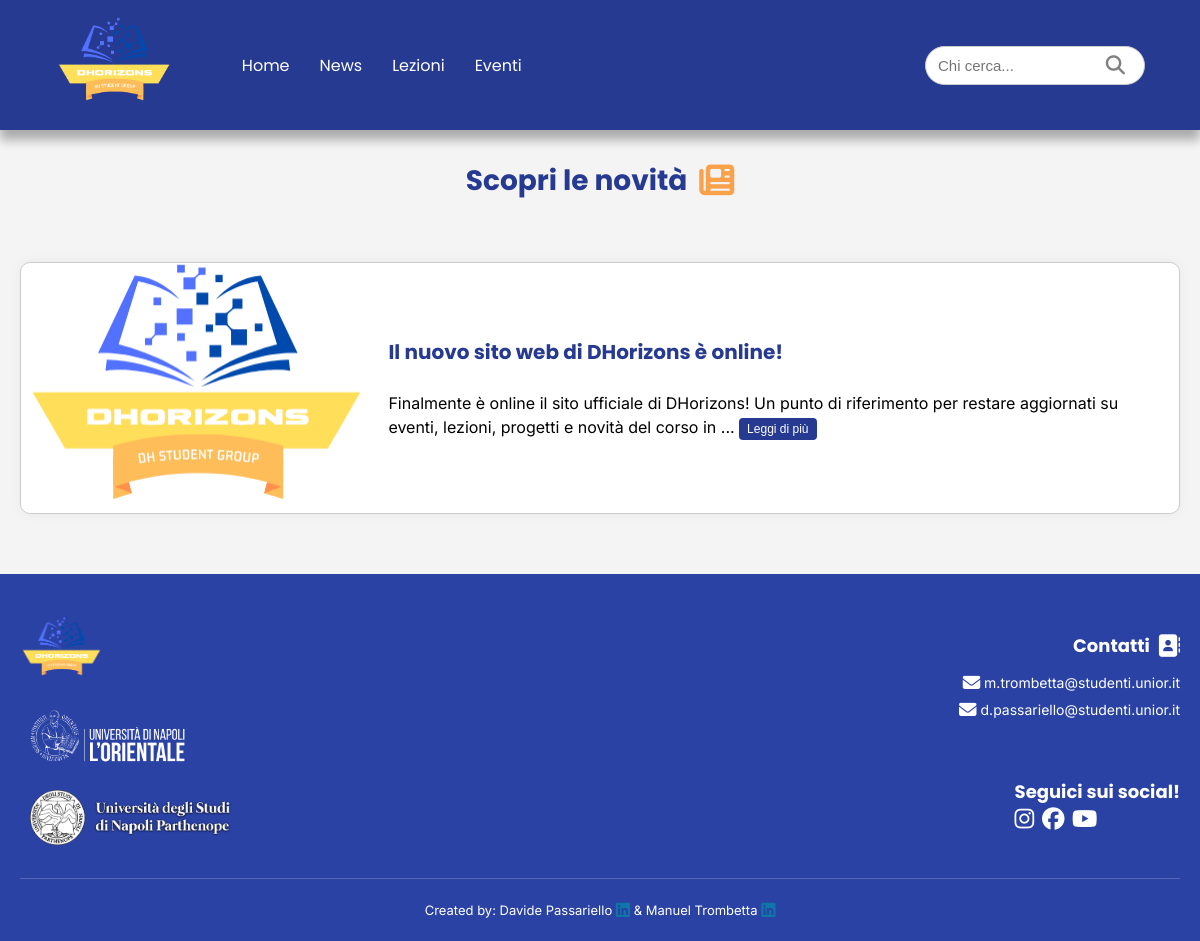
Page /post on the committed database.
### app.py (models this page shows)
class Post(db.Model):
    id = db.Column(db.Integer, primary_key=True)
    titolo = db.Column(db.String(100), nullable=False)   #nullable = campo obbligatorio
    contenuto = db.Column(db.Text, nullable=False)
    immagine = db.Column(db.String(200))

### app.py (the view)
@app.route("/post")
def post():
    posts = Post.query.all()
    return render_template("post.html", posts=posts)

### templates/post.html (shortened to what this page needs)
{% extends "base.html" %}
{% block content %}
<br><h1 class="post-title-page">Scopri le novità&nbsp;
    <i class="fa-solid fa-newspaper fa-lg"></i>
</h1>
<div class="post-container">
    {% if posts %}
        {% for post in posts %}
            <div class="post-card">
                {% if post.immagine %}
                    <img src="{{ url_for('static', filename='uploads/' ~ post.immagine) }}" alt="immagine post">
                {% endif %}
                <div class="post-text">
                    <h2 class="post-card-title">{{ post.titolo }}</h2>
                    <div class="toggle-container">
                        <p>
                        {{ post.contenuto[:150] if post.contenuto|length > 150 else post.contenuto }}
                        {% if post.contenuto|length > 150 %}
                            <span class="dots">...</span>
                            <button class="toggle-btn">Leggi di più</button>
                        {% endif %}
                        </p>
                    </div>
                </div>
            </div>
        {% endfor %}
    {% else %}
        <p class="empty-message">Nessun post pubblicato al momento.</p>
    {% endif %}
</div>
{% endblock %}

### static/styles.css (style rules this page uses)
* { box-sizing: border-box; }
body { margin: 0; padding: 0; background-color: #f4f4f4; font-family: 'Inter', sans-serif; display: flex; flex-direction: column; min-height: 100vh; }
h1, h2, h3, .section h3, .post-card-title, .event-card-title, .lesson-title-page { font-family: 'Poppins', sans-serif; }
.post-title-page { margin-top: 140px; text-align: center; font-size: 28px; color: #263a92; font-weight: bold; }
.post-title-page i { color: #f9a14b; }
.post-container { display: flex; flex-direction: column; gap: 40px; max-width: 1200px; margin: 60px auto; padding: 0 20px; }
.post-card { display: flex; background-color: white; border: 1px solid #ccc; border-radius: 10px; box-shadow: 0 0 12px rgba(0, 0, 0, 0.05); overflow: hidden; }
.post-card img { width: 30%; max-height: 250px; object-fit: cover; display: block; border-top-left-radius: 10px; border-bottom-left-radius: 10px; }
.post-text { padding: 20px; width: 70%; display: flex; flex-direction: column; justify-content: center; }
.post-card-title { font-size: 20px; color: #263a92; margin-bottom: 10px; }
.toggle-btn { font-size: 12px; padding: 4px 8px; margin-top: 5px; background-color: #263a92; color: white; border: none; border-radius: 4px; cursor: pointer; transition: background-color 0.2s ease, color 0.2s ease; }

### rows in the picture
Post: immagine (picture), titolo "Il nuovo sito web di DHorizons è online!", contenuto "Finalmente è online il sito ufficiale di DHorizons! Un punto di riferimento per restare aggiornati su eventi, lezioni, progetti e novità del corso in"
